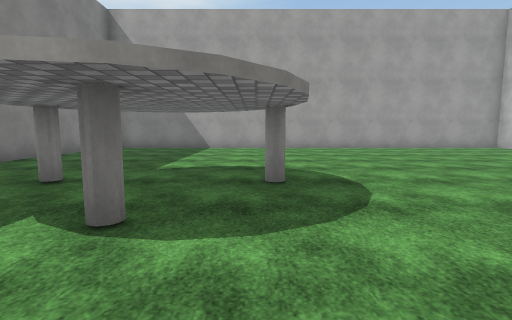
view 1 (above)

16 first-person views from a walk through a 3-D level made in the Unity game engine. The camera is 1.3 m above the floor, tilts 6° down and sees 85° across. The floor is counted in squares, 2 m on a side. Each view is taken from the middle of a square. On the plan, view 1 faces up. The plan holds only what a view shows up to about 9 squares ahead; the rest is blank. The place goes on beyond the plan. Surface patterns are stand-ins for the level's own textures.

view 2
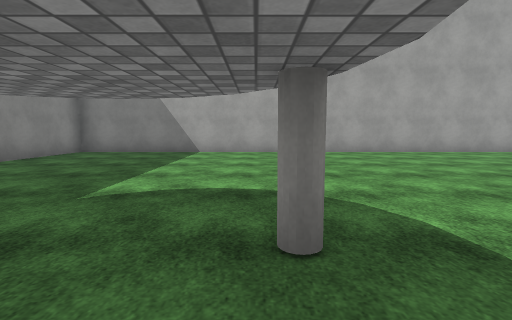

view 3
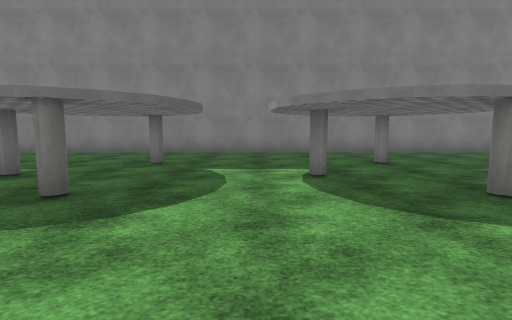

view 4
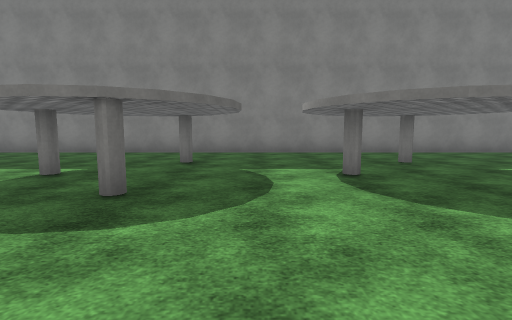

view 5
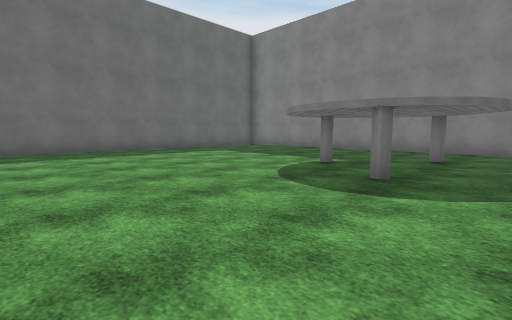

view 6
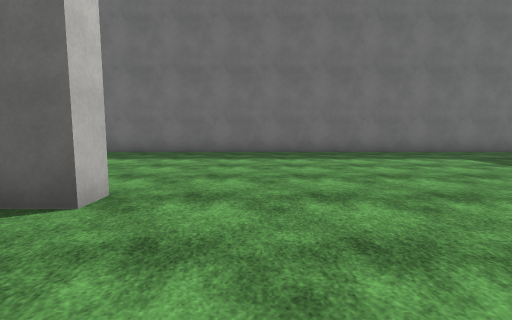

view 7
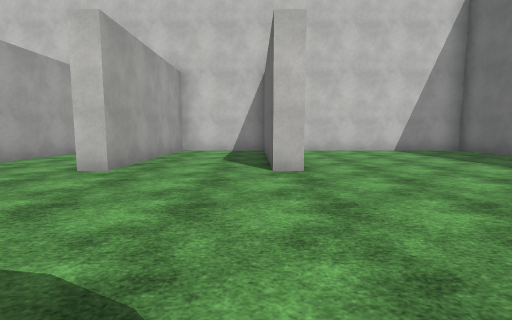

view 8
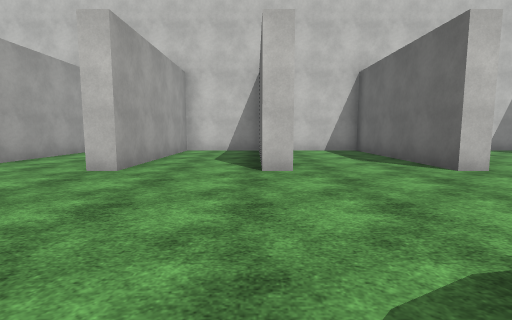

view 9
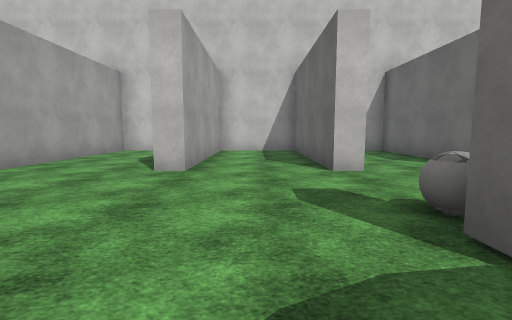

view 10
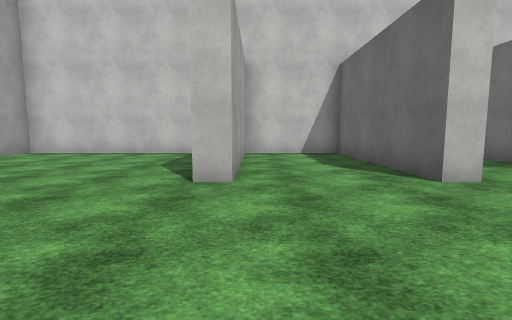

view 11
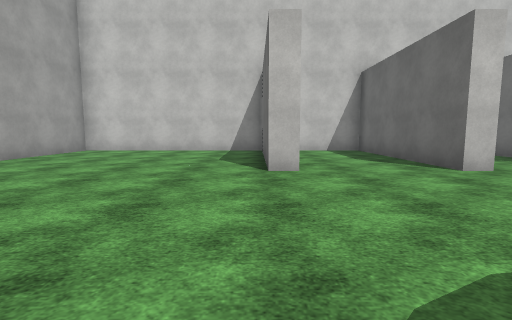

view 12
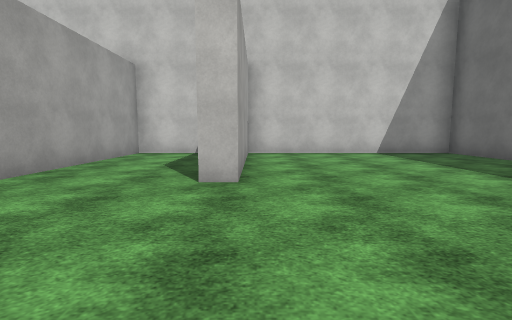

view 13
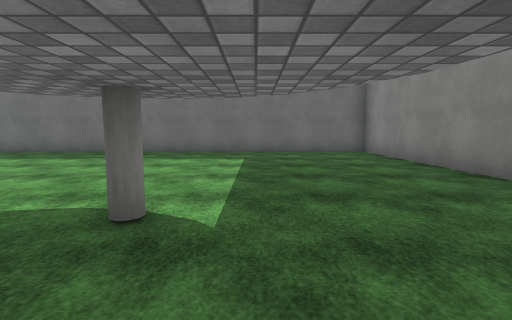

view 14
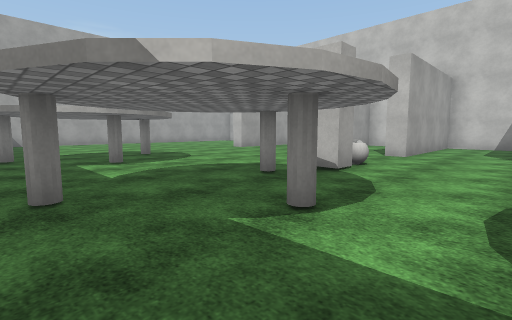

view 15
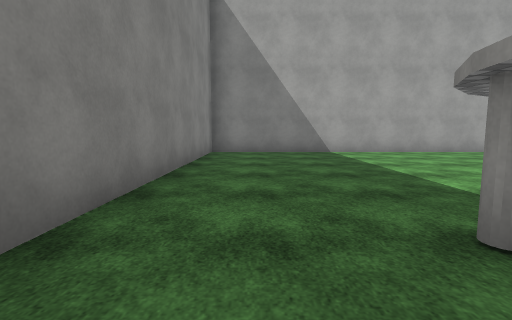

view 16
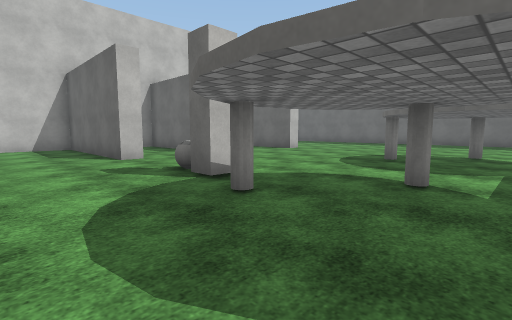

### Floor plan
Key: @ floor where view 1 was taken; # wall or solid block; . floor; C cylinder; B ball.
Columns run from 6 left of view 1 to 9 right of it. Each row starts with its distance up from view 1.
 11 ################
 10 #..............#
  9 #..............#
  8 #..............#
  7 #..............#
  6 #..............#
  5 #..........#####
  4 #..C..C........#
  3 #.....#........#
  2 #....#.....#####
  1 #..............#
  0 #.....@........#
 -1 #..C#.C.B..#####
 -2 #....#.........#
 -3 #..............#
 -4 #..........#####
 -5 #..#..C........#
 -6 #..............#
 -7 #....C.....#####
 -8 #..............#
 -9 #..............#
-10 #..............#
-11 #..............#
-12 #..............#
-13 #..............#
-14 ################

Positions as (right, up) in squares from view 1, and headings:
1: (0, 0), facing up
2: (0, 2), facing up
3: (3, 1), facing left
4: (3, -4), facing left
5: (4, -4), facing down-left
6: (3, -5), facing down
7: (0, -7), facing right
8: (0, -4), facing right
9: (0, 0), facing right
10: (1, 4), facing right
11: (0, 5), facing right
12: (1, -8), facing right
13: (-2, -5), facing down
14: (-3, -4), facing up-right
15: (-4, 2), facing up
16: (-2, 1), facing down-right
